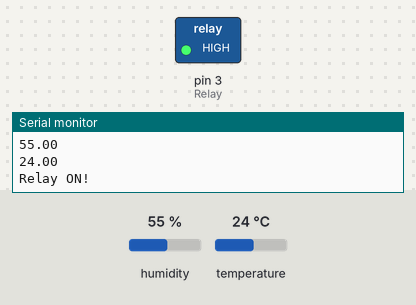
Bench run of a sketch on a simulated Arduino Uno, built with avr-gcc and run on an emulated ATmega328P. Parts: switched loads named in the sketch (green lamp = pin HIGH), the last lines printed to the serial monitor. Inputs (shaded band) come from the test bench; at power-on: temperature 24 °C, humidity 55 %.

Above: at 10.8 s.
10.9 s: temperature set to 26 °C
At 20.9 s:
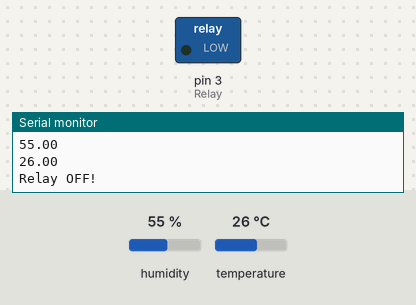
21.5 s: temperature set to 12 °C
At 30.6 s:
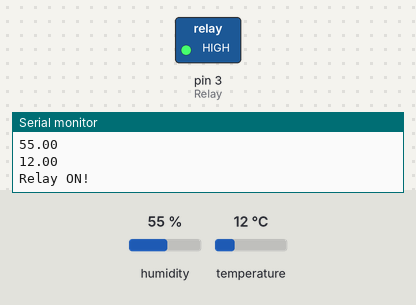
31.5 s: temperature set to 28 °C
At 41.5 s:
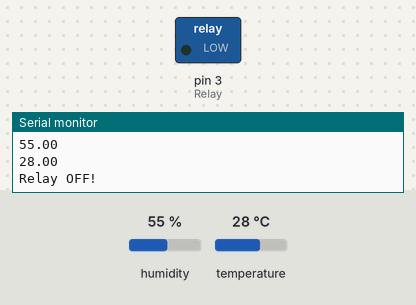
Timing chart, 0 to 43.0 s (numbered marks = the images above; inputs shaded):
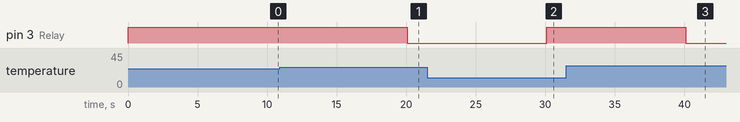

Measured:
- the behaviour switches between 24 and 25 °C on temperature (found by bisection; images 0 and 1)
- after the input at 10.9 s, pin 3 (Relay): HIGH → LOW after 9.2 s
- after the input at 21.5 s, pin 3 (Relay): LOW → HIGH after 8.6 s
- after the input at 31.5 s, pin 3 (Relay): HIGH → LOW after 8.6 s

The sketch:

mereni_hodnot.ino
```cpp
#include "DHT.h"
#define DHTPIN 2
#define DHTTYPE DHT11
DHT dht(DHTPIN, DHTTYPE);
#define Relay 3

float humidity;
float temperature;

void setup() {

  Serial.begin(9600);
  dht.begin();
  pinMode(DHTPIN,INPUT);
  pinMode(Relay,OUTPUT);

}

void loop() {

  // Read humidity
  humidity = dht.readHumidity();

  // Read temperature in Celsius
  temperature = dht.readTemperature();

  // Check if any reads failed and exit early (to try again)
  if (isnan(humidity) || isnan(temperature)) {
    Serial.println("Failed to read from DHT sensor!");
    return;
  }
  Serial.println(humidity);
  Serial.println(temperature);
  if(temperature<25){
    digitalWrite(Relay,HIGH);
    Serial.println("Relay ON!");
  }
  else {
    digitalWrite(Relay,LOW);
    Serial.println("Relay OFF!");
  }
  delay(10000);
}
```
